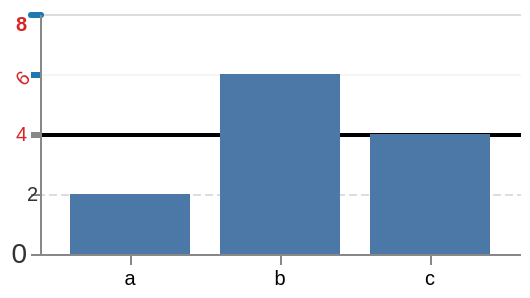

Vega-Lite specification stored for this chart:
### Vega specification from a JSON file in a GitHub repository (floating-point values rounded to 4 significant figures)
{"$schema": "https://vega.github.io/schema/vega/v6.json", "width": 240, "height": 120, "padding": 5, "data": [{"name": "t", "values": [{"c": "a", "v": 2}, {"c": "b", "v": 6}, {"c": "c", "v": 4}]}], "scales": [{"name": "x", "type": "band", "domain": {"data": "t", "field": "c"}, "range": "width", "padding": 0.2}, {"name": "y", "type": "linear", "domain": [0, 8], "range": "height", "nice": false}], "axes": [{"scale": "y", "orient": "left", "tickCount": 4, "grid": true, "encode": {"labels": {"update": {"text": {"field": "label"}, "fill": [{"test": "datum.value >= 4", "value": "#d62728"}, {"value": "#333333"}], "fontWeight": [{"test": "datum.value === 8", "value": "bold"}, {"value": "normal"}], "fontSize": [{"test": "datum.value === 0", "value": 14}, {"value": 10}], "angle": [{"test": "datum.value === 6", "value": -45}, {"value": 0}], "align": [{"test": "datum.value === 2", "value": "left"}, {"value": "right"}], "baseline": [{"test": "datum.value === 8", "value": "top"}, {"value": "middle"}]}}, "grid": {"update": {"stroke": [{"test": "datum.value === 4", "value": "#000000"}, {"value": "#dddddd"}], "strokeWidth": [{"test": "datum.value === 4", "value": 2}, {"value": 1}], "strokeDash": [{"test": "datum.value === 2", "value": [4, 2]}, {"value": []}], "strokeOpacity": [{"test": "datum.value === 6", "value": 0.3}, {"value": 1}], "strokeDashOffset": [{"test": "datum.value === 2", "value": 2}, {"value": 0}]}}, "ticks": {"update": {"strokeWidth": [{"test": "datum.value >= 4", "value": 3}, {"value": 1}], "stroke": [{"test": "datum.value >= 6", "value": "#1f77b4"}, {"value": "#888888"}], "strokeCap": [{"test": "datum.value === 8", "value": "round"}, {"value": "butt"}]}}, "domain": {"update": {"strokeWidth": {"field": "value"}}}}}, {"scale": "x", "orient": "bottom", "encode": {"labels": {"update": {"text": {"field": "label"}}}}}], "marks": [{"type": "rect", "from": {"data": "t"}, "encode": {"enter": {"x": {"scale": "x", "field": "c"}, "width": {"scale": "x", "band": 1}, "y": {"scale": "y", "field": "v"}, "y2": {"scale": "y", "value": 0}, "fill": {"value": "#4c78a8"}}}}]}
